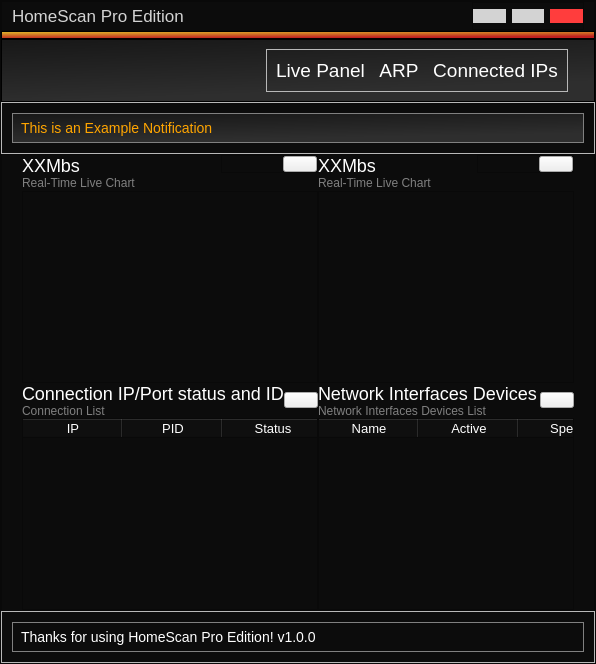
     <widget class="QFrame" name="main">
      <property name="styleSheet">
       <string notr="true">background-color:rgb(12, 12, 12);</string>
      </property>
      <property name="frameShape">
       <enum>QFrame::StyledPanel</enum>
      </property>
      <property name="frameShadow">
       <enum>QFrame::Raised</enum>
      </property>
      <layout class="QVBoxLayout" name="verticalLayout_12">
       <property name="spacing">
        <number>0</number>
       </property>
       <property name="leftMargin">
        <number>0</number>
       </property>
       <property name="topMargin">
        <number>0</number>
       </property>
       <property name="rightMargin">
        <number>0</number>
       </property>
       <property name="bottomMargin">
        <number>0</number>
       </property>
       <item>
        <widget class="QFrame" name="name_and_tabs">
         <property name="enabled">
          <bool>true</bool>
         </property>
         <property name="minimumSize">
          <size>
           <width>0</width>
           <height>30</height>
          </size>
         </property>
         <property name="maximumSize">
          <size>
           <width>16777215</width>
           <height>30</height>
          </size>
         </property>
         <property name="styleSheet">
          <string notr="true"/>
         </property>
         <property name="frameShape">
          <enum>QFrame::StyledPanel</enum>
         </property>
         <property name="frameShadow">
          <enum>QFrame::Raised</enum>
         </property>
         <layout class="QHBoxLayout" name="horizontalLayout_7">
          <property name="leftMargin">
           <number>0</number>
          </property>
          <property name="topMargin">
           <number>0</number>
          </property>
          <property name="rightMargin">
           <number>0</number>
          </property>
          <property name="bottomMargin">
           <number>0</number>
          </property>
          <item>
           <layout class="QHBoxLayout" name="horizontalLayout_3">
            <property name="leftMargin">
             <number>10</number>
            </property>
            <property name="rightMargin">
             <number>10</number>
            </property>
            <property name="bottomMargin">
             <number>0</number>
            </property>
            <item>
             <widget class="QLabel" name="label">
              <property name="maximumSize">
               <size>
                <width>16777215</width>
                <height>30</height>
               </size>
              </property>
              <property name="styleSheet">
               <string notr="true">border:none;background: none;
color:lightgray;
font-size:17px;</string>
              </property>
              <property name="text">
               <string>HomeScan Pro Edition</string>
              </property>
             </widget>
            </item>
            <item>
             <widget class="QFrame" name="frame_12">
              <property name="minimumSize">
               <size>
                <width>30</width>
                <height>0</height>
               </size>
              </property>
              <property name="maximumSize">
               <size>
                <width>112</width>
                <height>16777215</height>
               </size>
              </property>
              <property name="frameShape">
               <enum>QFrame::StyledPanel</enum>
              </property>
              <property name="frameShadow">
               <enum>QFrame::Raised</enum>
              </property>
              <layout class="QHBoxLayout" name="horizontalLayout_9">
               <property name="leftMargin">
                <number>0</number>
               </property>
               <property name="topMargin">
                <number>0</number>
               </property>
               <property name="rightMargin">
                <number>0</number>
               </property>
               <property name="bottomMargin">
                <number>0</number>
               </property>
               <item>
                <widget class="QPushButton" name="minn">
                 <property name="styleSheet">
                  <string notr="true">background-color: lightgray;
border: none;
top:0;border-radius: 0;
width:30px;</string>
                 </property>
                 <property name="text">
                  <string/>
                 </property>
                 <property name="icon">
                  <iconset>
                   <normaloff>assets/minus.svg</normaloff>assets/minus.svg</iconset>
                 </property>
                </widget>
               </item>
               <item>
                <widget class="QPushButton" name="full">
                 <property name="styleSheet">
                  <string notr="true">background-color: lightgray;
border: none;
top:0;border-radius: 0;</string>
                 </property>
                 <property name="text">
                  <string/>
                 </property>
                 <property name="icon">
                  <iconset>
                   <normaloff>assets/square.svg</normaloff>assets/square.svg</iconset>
                 </property>
                </widget>
               </item>
               <item>
                <widget class="QPushButton" name="exit">
                 <property name="styleSheet">
                  <string notr="true">background-color: rgb(255, 61, 61);
border: none;
top:0;border-radius: 0;
margin-top:0px;</string>
                 </property>
                 <property name="text">
                  <string/>
                 </property>
                 <property name="icon">
                  <iconset>
                   <normaloff>assets/x.svg</normaloff>assets/x.svg</iconset>
                 </property>
                </widget>
               </item>
              </layout>
             </widget>
            </item>
           </layout>
          </item>
         </layout>
        </widget>
       </item>
       <item>
        <layout class="QVBoxLayout" name="verticalLayout_7">
         <property name="spacing">
          <number>0</number>
         </property>
         <item>
          <widget class="QFrame" name="color_bar">
           <property name="minimumSize">
            <size>
             <width>0</width>
             <height>8</height>
            </size>
           </property>
           <property name="maximumSize">
            <size>
             <width>16777215</width>
             <height>20</height>
            </size>
           </property>
           <property name="styleSheet">
            <string notr="true">background-color: qlineargradient(spread:pad, x1:0, y1:0, x2:0.306, y2:0.909091, stop:0.00568182 rgba(227, 198, 43, 255), stop:1 rgba(191, 32, 32, 255))</string>
           </property>
           <property name="frameShape">
            <enum>QFrame::StyledPanel</enum>
           </property>
           <property name="frameShadow">
            <enum>QFrame::Raised</enum>
           </property>
          </widget>
         </item>
         <item>
          <widget class="QFrame" name="logo_menu">
           <property name="maximumSize">
            <size>
             <width>16777215</width>
             <height>78</height>
            </size>
           </property>
           <property name="styleSheet">
            <string notr="true">background: qlineargradient(spread:pad, x1:0, y1:0, x2:0.306, y2:0.909091, stop:0 rgba(23, 23, 23, 255), stop:1 rgba(46, 46, 46, 255));</string>
           </property>
           <property name="frameShape">
            <enum>QFrame::StyledPanel</enum>
           </property>
           <property name="frameShadow">
            <enum>QFrame::Raised</enum>
           </property>
           <layout class="QHBoxLayout" name="horizontalLayout_4">
            <item>
             <widget class="QLabel" name="label_2">
              <property name="maximumSize">
               <size>
                <width>219</width>
                <height>40</height>
               </size>
              </property>
              <property name="styleSheet">
               <string notr="true">background:none;</string>
              </property>
              <property name="text">
               <string/>
              </property>
              <property name="pixmap">
               <pixmap>assets/logo.png</pixmap>
              </property>
              <property name="scaledContents">
               <bool>true</bool>
              </property>
             </widget>
            </item>
            <item>
             <widget class="QFrame" name="frame_2">
              <property name="maximumSize">
               <size>
                <width>302</width>
                <height>16777215</height>
               </size>
              </property>
              <property name="styleSheet">
               <string notr="true">background: none;</string>
              </property>
              <property name="frameShape">
               <enum>QFrame::StyledPanel</enum>
              </property>
              <property name="frameShadow">
               <enum>QFrame::Raised</enum>
              </property>
              <layout class="QHBoxLayout" name="horizontalLayout_8">
               <item>
                <layout class="QHBoxLayout" name="horizontalLayout_5">
                 <item>
                  <widget class="QPushButton" name="pushButton">
                   <property name="toolTip">
                    <string/>
                   </property>
                   <property name="toolTipDuration">
                    <number>-3</number>
                   </property>
                   <property name="styleSheet">
                    <string notr="true">color: white;
border: 20px;
top:0;
border: none;
background: none;
font-size: 19px;</string>
                   </property>
                   <property name="text">
                    <string>Live Panel</string>
                   </property>
                  </widget>
                 </item>
                 <item>
                  <widget class="QPushButton" name="pushButton_2">
                   <property name="styleSheet">
                    <string notr="true">color: white;
border: 20px;
top:0;
border: none;
background: none;
font-size: 19px;</string>
                   </property>
                   <property name="text">
                    <string>ARP</string>
                   </property>
                  </widget>
                 </item>
                 <item>
                  <widget class="QPushButton" name="pushButton_3">
                   <property name="styleSheet">
                    <string notr="true">color: white;
border: 20px;
top:0;
border: none;
background: none;
font-size: 19px;</string>
                   </property>
                   <property name="text">
                    <string>Connected IPs</string>
                   </property>
                  </widget>
                 </item>
                </layout>
               </item>
              </layout>
             </widget>
            </item>
           </layout>
          </widget>
         </item>
        </layout>
       </item>
       <item>
        <widget class="QFrame" name="frame_3">
         <property name="maximumSize">
          <size>
           <width>16777215</width>
           <height>102</height>
          </size>
         </property>
         <property name="styleSheet">
          <string notr="true">color:white;font-size:14px;background:none;
background-none;

</string>
         </property>
         <property name="frameShape">
          <enum>QFrame::StyledPanel</enum>
         </property>
         <property name="frameShadow">
          <enum>QFrame::Raised</enum>
         </property>
         <layout class="QVBoxLayout" name="verticalLayout">
          <property name="leftMargin">
           <number>0</number>
          </property>
          <property name="topMargin">
           <number>0</number>
          </property>
          <property name="rightMargin">
           <number>0</number>
          </property>
          <property name="bottomMargin">
           <number>0</number>
          </property>
          <item>
           <widget class="QLabel" name="label_3">
            <property name="minimumSize">
             <size>
              <width>0</width>
              <height>50</height>
             </size>
            </property>
            <property name="maximumSize">
             <size>
              <width>16777215</width>
              <height>50</height>
             </size>
            </property>
            <property name="styleSheet">
             <string notr="true">border: 1px solid grey;
color:white;font-size:17px;
margin:10px;

background-color: qlineargradient(spread:pad, x1:0, y1:0, x2:0.306, y2:0.909091, stop:0 rgba(23, 23, 23, 255), stop:1 rgba(46, 46, 46, 255));


color:orange;font-size:14px;
padding:5px;
margin:10px;</string>
            </property>
            <property name="text">
             <string>This is an Example Notification</string>
            </property>
           </widget>
          </item>
         </layout>
        </widget>
       </item>
       <item>
        <widget class="QFrame" name="frame_5">
         <property name="frameShape">
          <enum>QFrame::StyledPanel</enum>
         </property>
         <property name="frameShadow">
          <enum>QFrame::Raised</enum>
         </property>
         <layout class="QHBoxLayout" name="horizontalLayout_19">
          <property name="spacing">
           <number>0</number>
          </property>
          <property name="leftMargin">
           <number>20</number>
          </property>
          <property name="topMargin">
           <number>0</number>
          </property>
          <property name="rightMargin">
           <number>20</number>
          </property>
          <property name="bottomMargin">
           <number>0</number>
          </property>
          <item>
           <layout class="QVBoxLayout" name="verticalLayout_13">
            <item>
             <layout class="QHBoxLayout" name="horizontalLayout_13">
              <property name="spacing">
               <number>0</number>
              </property>
              <item>
               <layout class="QVBoxLayout" name="verticalLayout_10">
                <item alignment="Qt::AlignTop">
                 <widget class="QLabel" name="label_7">
                  <property name="minimumSize">
                   <size>
                    <width>0</width>
                    <height>0</height>
                   </size>
                  </property>
                  <property name="maximumSize">
                   <size>
                    <width>16777215</width>
                    <height>20</height>
                   </size>
                  </property>
                  <property name="styleSheet">
                   <string notr="true">color:white;font-size:18px;background:none;margin:0px;</string>
                  </property>
                  <property name="text">
                   <string>XXMbs</string>
                  </property>
                 </widget>
                </item>
                <item alignment="Qt::AlignTop">
                 <widget class="QLabel" name="label_8">
                  <property name="minimumSize">
                   <size>
                    <width>0</width>
                    <height>16</height>
                   </size>
                  </property>
                  <property name="maximumSize">
                   <size>
                    <width>16777215</width>
                    <height>16</height>
                   </size>
                  </property>
                  <property name="styleSheet">
                   <string notr="true">color:grey;background:none;margin:0px;</string>
                  </property>
                  <property name="text">
                   <string>Real-Time Live Chart</string>
                  </property>
                 </widget>
                </item>
               </layout>
              </item>
              <item alignment="Qt::AlignTop">
               <widget class="QFrame" name="frame_8">
                <property name="maximumSize">
                 <size>
                  <width>97</width>
                  <height>16777215</height>
                 </size>
                </property>
                <property name="frameShape">
                 <enum>QFrame::StyledPanel</enum>
                </property>
                <property name="frameShadow">
                 <enum>QFrame::Raised</enum>
                </property>
                <layout class="QHBoxLayout" name="horizontalLayout_14">
                 <property name="spacing">
                  <number>0</number>
                 </property>
                 <property name="leftMargin">
                  <number>0</number>
                 </property>
                 <property name="topMargin">
                  <number>0</number>
                 </property>
                 <property name="rightMargin">
                  <number>0</number>
                 </property>
                 <property name="bottomMargin">
                  <number>0</number>
                 </property>
                 <item>
                  <layout class="QHBoxLayout" name="horizontalLayout_15">
                   <property name="spacing">
                    <number>0</number>
                   </property>
                   <item alignment="Qt::AlignRight">
                    <widget class="QPushButton" name="pushButton_23">
                     <property name="styleSheet">
                      <string notr="true">background:none;margin:0px;</string>
                     </property>
                     <property name="text">
                      <string/>
                     </property>
                     <property name="icon">
                      <iconset>
                       <normaloff>assets/red.png</normaloff>assets/red.png</iconset>
                     </property>
                     <property name="iconSize">
                      <size>
                       <width>19</width>
                       <height>19</height>
                      </size>
                     </property>
                    </widget>
                   </item>
                  </layout>
                 </item>
                </layout>
               </widget>
              </item>
             </layout>
            </item>
            <item>
             <widget class="PlotWidget" name="graphicsView">
              <property name="minimumSize">
               <size>
                <width>0</width>
                <height>120</height>
               </size>
              </property>
              <property name="maximumSize">
               <size>
                <width>16777215</width>
                <height>500</height>
               </size>
              </property>
              <property name="styleSheet">
               <string notr="true">background: (12,12,12);margin:0px;</string>
              </property>
             </widget>
            </item>
            <item>
             <layout class="QHBoxLayout" name="horizontalLayout_18">
              <item>
               <layout class="QVBoxLayout" name="verticalLayout_11">
                <item>
                 <widget class="QLabel" name="label_11">
                  <property name="styleSheet">
                   <string notr="true">color:white;font-size:18px;background:none;margin:0px;</string>
                  </property>
                  <property name="text">
                   <string>Connection IP/Port status and ID</string>
                  </property>
                 </widget>
                </item>
                <item>
                 <widget class="QLabel" name="label_13">
                  <property name="styleSheet">
                   <string notr="true">color:grey;background:none;margin:0px;
padding:0;</string>
                  </property>
                  <property name="text">
                   <string>Connection List</string>
                  </property>
                 </widget>
                </item>
               </layout>
              </item>
              <item>
               <layout class="QHBoxLayout" name="horizontalLayout_17">
                <property name="sizeConstraint">
                 <enum>QLayout::SetMaximumSize</enum>
                </property>
                <item alignment="Qt::AlignRight">
                 <widget class="QPushButton" name="pushButton_25">
                  <property name="styleSheet">
                   <string notr="true">background:none;margin:0px;</string>
                  </property>
                  <property name="text">
                   <string/>
                  </property>
                  <property name="icon">
                   <iconset>
                    <normaloff>assets/warning.png</normaloff>assets/warning.png</iconset>
                  </property>
                  <property name="iconSize">
                   <size>
                    <width>19</width>
                    <height>19</height>
                   </size>
                  </property>
                 </widget>
                </item>
               </layout>
              </item>
             </layout>
            </item>
            <item>
             <widget class="QTableWidget" name="tableWidget">
              <property name="maximumSize">
               <size>
                <width>16777215</width>
                <height>16777215</height>
               </size>
              </property>
              <property name="styleSheet">
               <string notr="true">font-size:13px;
padding:0px;
background: (12,12,12);
color:white;
margin:0px;</string>
              </property>
              <property name="verticalScrollBarPolicy">
               <enum>Qt::ScrollBarAlwaysOff</enum>
              </property>
              <property name="horizontalScrollBarPolicy">
               <enum>Qt::ScrollBarAlwaysOff</enum>
              </property>
              <property name="alternatingRowColors">
               <bool>false</bool>
              </property>
              <property name="cornerButtonEnabled">
               <bool>false</bool>
              </property>
              <attribute name="horizontalHeaderVisible">
               <bool>true</bool>
              </attribute>
              <attribute name="horizontalHeaderHighlightSections">
               <bool>false</bool>
              </attribute>
              <attribute name="verticalHeaderVisible">
               <bool>true</bool>
              </attribute>
              <attribute name="verticalHeaderHighlightSections">
               <bool>false</bool>
              </attribute>
              <column>
               <property name="text">
                <string>IP</string>
               </property>
              </column>
              <column>
               <property name="text">
                <string>PID</string>
               </property>
              </column>
              <column>
               <property name="text">
                <string>Status</string>
               </property>
              </column>
              <column>
               <property name="text">
                <string>Port</string>
               </property>
              </column>
             </widget>
            </item>
           </layout>
          </item>
          <item>
           <layout class="QVBoxLayout" name="verticalLayout_14">
            <item>
             <layout class="QHBoxLayout" name="horizontalLayout_6">
              <property name="spacing">
               <number>0</number>
              </property>
              <item>
               <layout class="QVBoxLayout" name="verticalLayout_9">
                <item alignment="Qt::AlignTop">
                 <widget class="QLabel" name="label_9">
                  <property name="minimumSize">
                   <size>
                    <width>0</width>
                    <height>0</height>
                   </size>
                  </property>
                  <property name="maximumSize">
                   <size>
                    <width>16777215</width>
                    <height>20</height>
                   </size>
                  </property>
                  <property name="styleSheet">
                   <string notr="true">color:white;font-size:18px;background:none;margin:0px;</string>
                  </property>
                  <property name="text">
                   <string>XXMbs</string>
                  </property>
                 </widget>
                </item>
                <item alignment="Qt::AlignTop">
                 <widget class="QLabel" name="label_10">
                  <property name="minimumSize">
                   <size>
                    <width>0</width>
                    <height>16</height>
                   </size>
                  </property>
                  <property name="maximumSize">
                   <size>
                    <width>16777215</width>
                    <height>30</height>
                   </size>
                  </property>
                  <property name="styleSheet">
                   <string notr="true">color:grey;background:none;margin:0px;margin-top:-10px;</string>
                  </property>
                  <property name="text">
                   <string>Real-Time Live Chart</string>
                  </property>
                 </widget>
                </item>
               </layout>
              </item>
              <item alignment="Qt::AlignTop">
               <widget class="QFrame" name="frame_6">
                <property name="maximumSize">
                 <size>
                  <width>97</width>
                  <height>16777215</height>
                 </size>
                </property>
                <property name="frameShape">
                 <enum>QFrame::StyledPanel</enum>
                </property>
                <property name="frameShadow">
                 <enum>QFrame::Raised</enum>
                </property>
                <layout class="QHBoxLayout" name="horizontalLayout_12">
                 <property name="spacing">
                  <number>0</number>
                 </property>
                 <property name="leftMargin">
                  <number>0</number>
                 </property>
                 <property name="topMargin">
                  <number>0</number>
                 </property>
                 <property name="rightMargin">
                  <number>0</number>
                 </property>
                 <property name="bottomMargin">
                  <number>0</number>
                 </property>
                 <item>
                  <layout class="QHBoxLayout" name="horizontalLayout_11">
                   <item alignment="Qt::AlignRight">
                    <widget class="QPushButton" name="pushButton_19">
                     <property name="styleSheet">
                      <string notr="true">background:none;margin:0px;</string>
                     </property>
                     <property name="text">
                      <string/>
                     </property>
                     <property name="icon">
                      <iconset>
                       <normaloff>assets/code.png</normaloff>assets/code.png</iconset>
                     </property>
                     <property name="iconSize">
                      <size>
                       <width>19</width>
                       <height>19</height>
                      </size>
                     </property>
                    </widget>
                   </item>
                  </layout>
                 </item>
                </layout>
               </widget>
              </item>
             </layout>
            </item>
            <item>
             <widget class="PlotWidget" name="graphicsView2">
              <property name="minimumSize">
               <size>
                <width>0</width>
                <height>120</height>
               </size>
              </property>
              <property name="maximumSize">
               <size>
                <width>16777215</width>
                <height>500</height>
               </size>
              </property>
              <property name="styleSheet">
               <string notr="true">background: (12,12,12);margin:0px;</string>
              </property>
             </widget>
            </item>
            <item>
             <layout class="QHBoxLayout" name="horizontalLayout_2">
              <item>
               <layout class="QVBoxLayout" name="verticalLayout_8">
                <item alignment="Qt::AlignBottom">
                 <widget class="QLabel" name="label_12">
                  <property name="styleSheet">
                   <string notr="true">color:white;font-size:18px;background:none;margin:0px;</string>
                  </property>
                  <property name="text">
                   <string>Network Interfaces Devices</string>
                  </property>
                 </widget>
                </item>
                <item alignment="Qt::AlignBottom">
                 <widget class="QLabel" name="label_14">
                  <property name="styleSheet">
                   <string notr="true">color:grey;background:none;margin:0px;</string>
                  </property>
                  <property name="text">
                   <string>Network Interfaces Devices List</string>
                  </property>
                 </widget>
                </item>
               </layout>
              </item>
              <item>
               <layout class="QHBoxLayout" name="horizontalLayout_16">
                <item alignment="Qt::AlignRight">
                 <widget class="QPushButton" name="pushButton_24">
                  <property name="styleSheet">
                   <string notr="true">background:none;margin:0px;</string>
                  </property>
                  <property name="text">
                   <string/>
                  </property>
                  <property name="icon">
                   <iconset>
                    <normaloff>assets/refresh.ico</normaloff>assets/refresh.ico</iconset>
                  </property>
                  <property name="iconSize">
                   <size>
                    <width>19</width>
                    <height>19</height>
                   </size>
                  </property>
                 </widget>
                </item>
               </layout>
              </item>
             </layout>
            </item>
            <item>
             <widget class="QTableWidget" name="tableWidget_2">
              <property name="maximumSize">
               <size>
                <width>16777215</width>
                <height>16777215</height>
               </size>
              </property>
              <property name="styleSheet">
               <string notr="true">font-size:13px;
padding:0px;
background: (12,12,12);
color:white;
margin:0px;</string>
              </property>
              <property name="verticalScrollBarPolicy">
               <enum>Qt::ScrollBarAlwaysOff</enum>
              </property>
              <property name="horizontalScrollBarPolicy">
               <enum>Qt::ScrollBarAlwaysOff</enum>
              </property>
              <attribute name="horizontalHeaderVisible">
               <bool>true</bool>
              </attribute>
              <column>
               <property name="text">
                <string>Name</string>
               </property>
              </column>
              <column>
               <property name="text">
                <string>Active</string>
               </property>
              </column>
              <column>
               <property name="text">
                <string>Speed</string>
               </property>
              </column>
              <column>
               <property name="text">
                <string>MTU</string>
               </property>
              </column>
             </widget>
            </item>
           </layout>
          </item>
         </layout>
        </widget>
       </item>
       <item>
        <widget class="QFrame" name="frame_4">
         <property name="maximumSize">
          <size>
           <width>16777215</width>
           <height>105</height>
          </size>
         </property>
         <property name="styleSheet">
          <string notr="true">color:white;font-size:14px;background:none;
background-none;

</string>
         </property>
         <property name="frameShape">
          <enum>QFrame::StyledPanel</enum>
         </property>
         <property name="frameShadow">
          <enum>QFrame::Raised</enum>
         </property>
         <property name="lineWidth">
          <number>0</number>
         </property>
         <layout class="QVBoxLayout" name="verticalLayout_6">
          <property name="leftMargin">
           <number>0</number>
          </property>
          <property name="topMargin">
           <number>0</number>
          </property>
          <property name="rightMargin">
           <number>0</number>
          </property>
          <property name="bottomMargin">
           <number>0</number>
          </property>
          <item alignment="Qt::AlignBottom">
           <widget class="QLabel" name="label_5">
            <property name="minimumSize">
             <size>
              <width>0</width>
              <height>50</height>
             </size>
            </property>
            <property name="maximumSize">
             <size>
              <width>16777215</width>
              <height>50</height>
             </size>
            </property>
            <property name="styleSheet">
             <string notr="true">border: 1px solid grey;
color:white;font-size:14px;
padding:5px;
margin:10px;</string>
            </property>
            <property name="text">
             <string>Thanks for using HomeScan Pro Edition! v1.0.0</string>
            </property>
           </widget>
          </item>
         </layout>
        </widget>
       </item>
      </layout>
     </widget>
